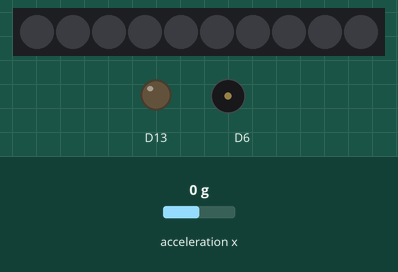
This sketch was run on a simulated Adafruit Circuit Playground Express. Shown: 10 RGB LEDs in strip order, left to right, output pins drawn as LEDs (lit = HIGH), buzzer (waves = sounding). The inputs (shaded band) are chosen by the test bench; at power-on: acceleration x 0 g.

Above: at 0.3 s.
Timing chart, 0 to 1.8 s (numbered marks = the images above):
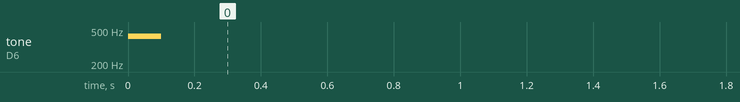

The sketch:

ArtScience_MusicShoe.ino
```cpp
/*Tomas de Camino Beck
www.funcostarica.org

*/
#include <Adafruit_CircuitPlayground.h>
#include <Wire.h>
#include <SPI.h>

int nota, notaAnterior;//para saber si el pie se mueve

void setup() {
  // put your setup code here, to run once:
  CircuitPlayground.begin();
}

void loop() {
  // put your main code here, to run repeatedly:
  notaAnterior = nota;
  //detecta el valor del acelerometro
  nota = map(CircuitPlayground.motionX(), -10, 10, 50, 800);
  //si es diferente del valor anterior entonces suena
  if (abs(nota - notaAnterior) > 2) {

    CircuitPlayground.playTone(nota, 100);
    delay(100);
    for (int i = 0; i <= 11; i++) {
      CircuitPlayground.setPixelColor(i, CircuitPlayground.strip.Color(255, 0, 0));
    }
  }
  CircuitPlayground.clearPixels();


}
```

Measured:
- by itself, tone on D6: silent → 425 Hz at 0.00 s, → silent 0.10 s later
